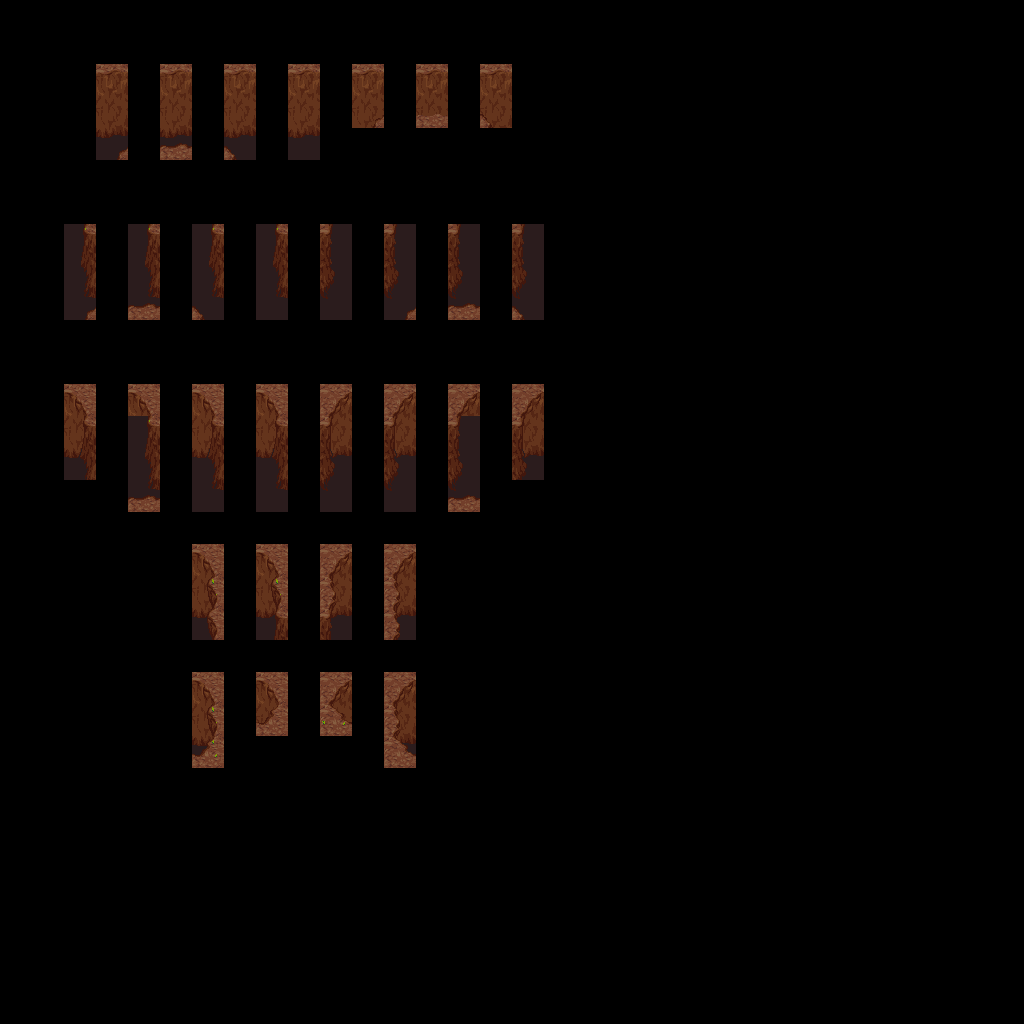

This is a level from a 2D game, rendered from its Tiled map with the project's own tilesets. A one-line summary and the complete map file follow:
An orthogonal 32x32 tile map with 32x32 px tiles, 3 tile layers (regions, input_Mountain, output_Mountain).

<map version="1.2" tiledversion="1.2.0" orientation="orthogonal" renderorder="right-down" width="32" height="32" tilewidth="32" tileheight="32" infinite="0" nextlayerid="5" nextobjectid="1">
 <tileset firstgid="1" source="../mountains-v6.tsx" />
 <layer id="1" name="regions" width="32" height="32">
  <data encoding="csv">
0,0,0,0,0,0,0,0,0,0,0,0,0,0,0,0,0,0,0,0,0,0,0,0,0,0,0,0,0,0,0,0,
0,0,0,0,0,0,0,0,0,0,0,0,0,0,0,0,0,0,0,0,0,0,0,0,0,0,0,0,0,0,0,0,
0,0,0,1958,0,1958,0,1958,0,1958,0,1958,0,1958,0,1958,0,0,0,0,0,0,0,0,0,0,0,0,0,0,0,0,
0,0,0,1958,0,1958,0,1958,0,1958,0,1958,0,1958,0,1958,0,0,0,0,0,0,0,0,0,0,0,0,0,0,0,0,
0,0,0,1958,0,1958,0,1958,0,1958,0,0,0,0,0,0,0,0,0,0,0,0,0,0,0,0,0,0,0,0,0,0,
0,0,0,0,0,0,0,0,0,0,0,0,0,0,0,0,0,0,0,0,0,0,0,0,0,0,0,0,0,0,0,0,
0,0,0,0,0,0,0,0,0,0,0,0,0,0,0,0,0,0,0,0,0,0,0,0,0,0,0,0,0,0,0,0,
0,0,1958,0,1959,0,1959,0,1958,0,1958,0,1959,0,1959,0,1958,0,0,0,0,0,0,0,0,0,0,0,0,0,0,0,
0,0,1958,0,1959,0,1959,0,1958,0,1958,0,1959,0,1959,0,1958,0,0,0,0,0,0,0,0,0,0,0,0,0,0,0,
0,0,1958,0,1959,0,1959,0,1958,0,1958,0,1959,0,1959,0,1958,0,0,0,0,0,0,0,0,0,0,0,0,0,0,0,
0,0,0,0,0,0,0,0,0,0,0,0,0,0,0,0,0,0,0,0,0,0,0,0,0,0,0,0,0,0,0,0,
0,0,0,0,0,0,0,0,0,0,0,0,0,0,0,0,0,0,0,0,0,0,0,0,0,0,0,0,0,0,0,0,
0,0,1958,0,1958,0,1959,0,1959,0,1959,0,1959,0,1958,0,1958,0,0,0,0,0,0,0,0,0,0,0,0,0,0,0,
0,0,1958,0,1958,0,1959,0,1959,0,1959,0,1959,0,1958,0,1958,0,0,0,0,0,0,0,0,0,0,0,0,0,0,0,
0,0,1958,0,1958,0,1959,0,1959,0,1959,0,1959,0,1958,0,1958,0,0,0,0,0,0,0,0,0,0,0,0,0,0,0,
0,0,0,0,1958,0,1958,0,1958,0,1958,0,1958,0,1958,0,0,0,0,0,0,0,0,0,0,0,0,0,0,0,0,0,
0,0,0,0,0,0,0,0,0,0,0,0,0,0,0,0,0,0,0,0,0,0,0,0,0,0,0,0,0,0,0,0,
0,0,0,0,0,0,1959,0,1958,0,1958,0,1959,0,0,0,0,0,0,0,0,0,0,0,0,0,0,0,0,0,0,0,
0,0,0,0,0,0,1959,0,1958,0,1958,0,1959,0,0,0,0,0,0,0,0,0,0,0,0,0,0,0,0,0,0,0,
0,0,0,0,0,0,1959,0,1958,0,1958,0,1959,0,0,0,0,0,0,0,0,0,0,0,0,0,0,0,0,0,0,0,
0,0,0,0,0,0,0,0,0,0,0,0,0,0,0,0,0,0,0,0,0,0,0,0,0,0,0,0,0,0,0,0,
0,0,0,0,0,0,1958,0,1958,0,1958,0,1958,0,0,0,0,0,0,0,0,0,0,0,0,0,0,0,0,0,0,0,
0,0,0,0,0,0,1958,0,1958,0,1958,0,1958,0,0,0,0,0,0,0,0,0,0,0,0,0,0,0,0,0,0,0,
0,0,0,0,0,0,1958,0,0,0,0,0,1958,0,0,0,0,0,0,0,0,0,0,0,0,0,0,0,0,0,0,0,
0,0,0,0,0,0,0,0,0,0,0,0,0,0,0,0,0,0,0,0,0,0,0,0,0,0,0,0,0,0,0,0,
0,0,0,0,0,0,0,0,0,0,0,0,0,0,0,0,0,0,0,0,0,0,0,0,0,0,0,0,0,0,0,0,
0,0,0,0,0,0,0,0,0,0,0,0,0,0,0,0,0,0,0,0,0,0,0,0,0,0,0,0,0,0,0,0,
0,0,0,0,0,0,0,0,0,0,0,0,0,0,0,0,0,0,0,0,0,0,0,0,0,0,0,0,0,0,0,0,
0,0,0,0,0,0,0,0,0,0,0,0,0,0,0,0,0,0,0,0,0,0,0,0,0,0,0,0,0,0,0,0,
0,0,0,0,0,0,0,0,0,0,0,0,0,0,0,0,0,0,0,0,0,0,0,0,0,0,0,0,0,0,0,0,
0,0,0,0,0,0,0,0,0,0,0,0,0,0,0,0,0,0,0,0,0,0,0,0,0,0,0,0,0,0,0,0,
0,0,0,0,0,0,0,0,0,0,0,0,0,0,0,0,0,0,0,0,0,0,0,0,0,0,0,0,0,0,0,0
</data>
 </layer>
 <layer id="2" name="input_Mountain" width="32" height="32">
  <properties>
   <property name="StrictEmpty" type="bool" value="true" />
  </properties>
  <data encoding="csv">
0,0,0,0,0,0,0,0,0,0,0,0,0,0,0,0,0,0,0,0,0,0,0,0,0,0,0,0,0,0,0,0,
0,0,0,0,0,0,0,0,0,0,0,0,0,0,0,0,0,0,0,0,0,0,0,0,0,0,0,0,0,0,0,0,
0,0,0,1706,0,1706,0,1706,0,1706,0,1706,0,1706,0,1706,0,0,0,0,0,0,0,0,0,0,0,0,0,0,0,0,
0,0,0,0,0,0,0,0,0,0,0,1577,0,1578,0,1579,0,0,0,0,0,0,0,0,0,0,0,0,0,0,0,0,
0,0,0,1577,0,1578,0,1579,0,0,0,0,0,0,0,0,0,0,0,0,0,0,0,0,0,0,0,0,0,0,0,0,
0,0,0,0,0,0,0,0,0,0,0,0,0,0,0,0,0,0,0,0,0,0,0,0,0,0,0,0,0,0,0,0,
0,0,0,0,0,0,0,0,0,0,0,0,0,0,0,0,0,0,0,0,0,0,0,0,0,0,0,0,0,0,0,0,
0,0,1705,0,1705,0,1705,0,1705,0,1707,0,1707,0,1707,0,1707,0,0,0,0,0,0,0,0,0,0,0,0,0,0,0,
0,0,0,0,0,0,0,0,0,0,0,0,0,0,0,0,0,0,0,0,0,0,0,0,0,0,0,0,0,0,0,0,
0,0,1577,0,1578,0,1579,0,0,0,0,0,1577,0,1578,0,1579,0,0,0,0,0,0,0,0,0,0,0,0,0,0,0,
0,0,0,0,0,0,0,0,0,0,0,0,0,0,0,0,0,0,0,0,0,0,0,0,0,0,0,0,0,0,0,0,
0,0,0,0,0,0,0,0,0,0,0,0,0,0,0,0,0,0,0,0,0,0,0,0,0,0,0,0,0,0,0,0,
0,0,1640,0,1640,0,1640,0,1640,0,1644,0,1644,0,1644,0,1644,0,0,0,0,0,0,0,0,0,0,0,0,0,0,0,
0,0,1705,0,1705,0,1705,0,1705,0,1707,0,1707,0,1707,0,1707,0,0,0,0,0,0,0,0,0,0,0,0,0,0,0,
0,0,1769,0,0,0,1769,0,0,0,0,0,1771,0,0,0,1771,0,0,0,0,0,0,0,0,0,0,0,0,0,0,0,
0,0,0,0,1578,0,1833,0,0,0,0,0,1835,0,1578,0,0,0,0,0,0,0,0,0,0,0,0,0,0,0,0,0,
0,0,0,0,0,0,0,0,0,0,0,0,0,0,0,0,0,0,0,0,0,0,0,0,0,0,0,0,0,0,0,0,
0,0,0,0,0,0,1640,0,1640,0,1644,0,1644,0,0,0,0,0,0,0,0,0,0,0,0,0,0,0,0,0,0,0,
0,0,0,0,0,0,1641,0,1641,0,1643,0,1643,0,0,0,0,0,0,0,0,0,0,0,0,0,0,0,0,0,0,0,
0,0,0,0,0,0,1641,0,1705,0,1707,0,1643,0,0,0,0,0,0,0,0,0,0,0,0,0,0,0,0,0,0,0,
0,0,0,0,0,0,0,0,0,0,0,0,0,0,0,0,0,0,0,0,0,0,0,0,0,0,0,0,0,0,0,0,
0,0,0,0,0,0,1640,0,1640,0,1644,0,1644,0,0,0,0,0,0,0,0,0,0,0,0,0,0,0,0,0,0,0,
0,0,0,0,0,0,1641,0,1901,0,1902,0,1643,0,0,0,0,0,0,0,0,0,0,0,0,0,0,0,0,0,0,0,
0,0,0,0,0,0,1901,0,0,0,0,0,1902,0,0,0,0,0,0,0,0,0,0,0,0,0,0,0,0,0,0,0,
0,0,0,0,0,0,0,0,0,0,0,0,0,0,0,0,0,0,0,0,0,0,0,0,0,0,0,0,0,0,0,0,
0,0,0,0,0,0,0,0,0,0,0,0,0,0,0,0,0,0,0,0,0,0,0,0,0,0,0,0,0,0,0,0,
0,0,0,0,0,0,0,0,0,0,0,0,0,0,0,0,0,0,0,0,0,0,0,0,0,0,0,0,0,0,0,0,
0,0,0,0,0,0,0,0,0,0,0,0,0,0,0,0,0,0,0,0,0,0,0,0,0,0,0,0,0,0,0,0,
0,0,0,0,0,0,0,0,0,0,0,0,0,0,0,0,0,0,0,0,0,0,0,0,0,0,0,0,0,0,0,0,
0,0,0,0,0,0,0,0,0,0,0,0,0,0,0,0,0,0,0,0,0,0,0,0,0,0,0,0,0,0,0,0,
0,0,0,0,0,0,0,0,0,0,0,0,0,0,0,0,0,0,0,0,0,0,0,0,0,0,0,0,0,0,0,0,
0,0,0,0,0,0,0,0,0,0,0,0,0,0,0,0,0,0,0,0,0,0,0,0,0,0,0,0,0,0,0,0
</data>
 </layer>
 <layer id="3" name="output_Mountain" width="32" height="32">
  <data encoding="csv">
0,0,0,0,0,0,0,0,0,0,0,0,0,0,0,0,0,0,0,0,0,0,0,0,0,0,0,0,0,0,0,0,
0,0,0,0,0,0,0,0,0,0,0,0,0,0,0,0,0,0,0,0,0,0,0,0,0,0,0,0,0,0,0,0,
0,0,0,0,0,0,0,0,0,0,0,0,0,0,0,0,0,0,0,0,0,0,0,0,0,0,0,0,0,0,0,0,
0,0,0,1770,0,1770,0,1770,0,1770,0,1575,0,1968,0,1581,0,0,0,0,0,0,0,0,0,0,0,0,0,0,0,0,
0,0,0,1897,0,1898,0,1899,0,1834,0,0,0,0,0,0,0,0,0,0,0,0,0,0,0,0,0,0,0,0,0,0,
0,0,0,0,0,0,0,0,0,0,0,0,0,0,0,0,0,0,0,0,0,0,0,0,0,0,0,0,0,0,0,0,
0,0,0,0,0,0,0,0,0,0,0,0,0,0,0,0,0,0,0,0,0,0,0,0,0,0,0,0,0,0,0,0,
0,0,0,0,0,0,0,0,0,0,0,0,0,0,0,0,0,0,0,0,0,0,0,0,0,0,0,0,0,0,0,0,
0,0,1769,0,1769,0,1769,0,1769,0,1771,0,1771,0,1771,0,1771,0,0,0,0,0,0,0,0,0,0,0,0,0,0,0,
0,0,1584,0,1648,0,1712,0,1833,0,1835,0,1776,0,1840,0,1904,0,0,0,0,0,0,0,0,0,0,0,0,0,0,0,
0,0,0,0,0,0,0,0,0,0,0,0,0,0,0,0,0,0,0,0,0,0,0,0,0,0,0,0,0,0,0,0,
0,0,0,0,0,0,0,0,0,0,0,0,0,0,0,0,0,0,0,0,0,0,0,0,0,0,0,0,0,0,0,0,
0,0,0,0,0,0,0,0,0,0,0,0,0,0,0,0,0,0,0,0,0,0,0,0,0,0,0,0,0,0,0,0,
0,0,1703,0,0,0,1703,0,1703,0,1709,0,1709,0,0,0,1709,0,0,0,0,0,0,0,0,0,0,0,0,0,0,0,
0,0,1766,0,1769,0,1766,0,1766,0,1774,0,1774,0,1771,0,1774,0,0,0,0,0,0,0,0,0,0,0,0,0,0,0,
0,0,0,0,1648,0,0,0,1833,0,1835,0,0,0,1840,0,0,0,0,0,0,0,0,0,0,0,0,0,0,0,0,0,
0,0,0,0,0,0,0,0,0,0,0,0,0,0,0,0,0,0,0,0,0,0,0,0,0,0,0,0,0,0,0,0,
0,0,0,0,0,0,0,0,0,0,0,0,0,0,0,0,0,0,0,0,0,0,0,0,0,0,0,0,0,0,0,0,
0,0,0,0,0,0,1639,0,1639,0,1645,0,1645,0,0,0,0,0,0,0,0,0,0,0,0,0,0,0,0,0,0,0,
0,0,0,0,0,0,1638,0,1702,0,1710,0,1646,0,0,0,0,0,0,0,0,0,0,0,0,0,0,0,0,0,0,0,
0,0,0,0,0,0,0,0,0,0,0,0,0,0,0,0,0,0,0,0,0,0,0,0,0,0,0,0,0,0,0,0,
0,0,0,0,0,0,0,0,0,0,0,0,0,0,0,0,0,0,0,0,0,0,0,0,0,0,0,0,0,0,0,0,
0,0,0,0,0,0,1639,0,1837,0,1831,0,1645,0,0,0,0,0,0,0,0,0,0,0,0,0,0,0,0,0,0,0,
0,0,0,0,0,0,1838,0,0,0,0,0,1830,0,0,0,0,0,0,0,0,0,0,0,0,0,0,0,0,0,0,0,
0,0,0,0,0,0,0,0,0,0,0,0,0,0,0,0,0,0,0,0,0,0,0,0,0,0,0,0,0,0,0,0,
0,0,0,0,0,0,0,0,0,0,0,0,0,0,0,0,0,0,0,0,0,0,0,0,0,0,0,0,0,0,0,0,
0,0,0,0,0,0,0,0,0,0,0,0,0,0,0,0,0,0,0,0,0,0,0,0,0,0,0,0,0,0,0,0,
0,0,0,0,0,0,0,0,0,0,0,0,0,0,0,0,0,0,0,0,0,0,0,0,0,0,0,0,0,0,0,0,
0,0,0,0,0,0,0,0,0,0,0,0,0,0,0,0,0,0,0,0,0,0,0,0,0,0,0,0,0,0,0,0,
0,0,0,0,0,0,0,0,0,0,0,0,0,0,0,0,0,0,0,0,0,0,0,0,0,0,0,0,0,0,0,0,
0,0,0,0,0,0,0,0,0,0,0,0,0,0,0,0,0,0,0,0,0,0,0,0,0,0,0,0,0,0,0,0,
0,0,0,0,0,0,0,0,0,0,0,0,0,0,0,0,0,0,0,0,0,0,0,0,0,0,0,0,0,0,0,0
</data>
 </layer>
</map>
